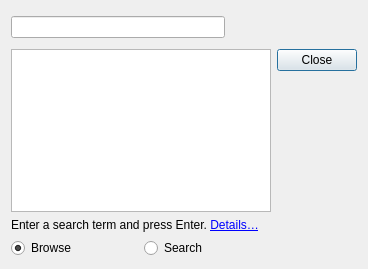
<?xml version="1.0" encoding="UTF-8"?>
<ui version="4.0">
 <class>GoTo</class>
 <widget class="QDialog" name="GoTo">
  <property name="geometry">
   <rect>
    <x>0</x>
    <y>0</y>
    <width>368</width>
    <height>269</height>
   </rect>
  </property>
  <property name="windowTitle">
   <string>Go To…</string>
  </property>
  <layout class="QGridLayout" name="gridLayout">
   <item row="0" column="0">
    <layout class="QHBoxLayout" name="horizontalLayout_2">
     <item>
      <widget class="QLineEdit" name="searchLineEdit"/>
     </item>
     <item>
      <widget class="QPushButton" name="progressButton">
       <property name="sizePolicy">
        <sizepolicy hsizetype="Fixed" vsizetype="Fixed">
         <horstretch>0</horstretch>
         <verstretch>0</verstretch>
        </sizepolicy>
       </property>
       <property name="minimumSize">
        <size>
         <width>32</width>
         <height>32</height>
        </size>
       </property>
       <property name="text">
        <string/>
       </property>
       <property name="iconSize">
        <size>
         <width>32</width>
         <height>32</height>
        </size>
       </property>
       <property name="autoDefault">
        <bool>false</bool>
       </property>
       <property name="flat">
        <bool>true</bool>
       </property>
      </widget>
     </item>
    </layout>
   </item>
   <item row="1" column="0">
    <widget class="QListView" name="bookmarkListView">
     <property name="isWrapping" stdset="0">
      <bool>false</bool>
     </property>
     <property name="wordWrap">
      <bool>true</bool>
     </property>
    </widget>
   </item>
   <item row="1" column="1">
    <widget class="QDialogButtonBox" name="buttonBox">
     <property name="orientation">
      <enum>Qt::Vertical</enum>
     </property>
     <property name="standardButtons">
      <set>QDialogButtonBox::Close</set>
     </property>
    </widget>
   </item>
   <item row="2" column="0">
    <widget class="QLabel" name="descriptionLabel">
     <property name="text">
      <string>Enter a search term and press Enter. &lt;a href=&quot;https://userbase.kde.org/Marble/Search&quot;&gt;Details…&lt;/a&gt;</string>
     </property>
     <property name="wordWrap">
      <bool>true</bool>
     </property>
     <property name="openExternalLinks">
      <bool>true</bool>
     </property>
    </widget>
   </item>
   <item row="3" column="0">
    <layout class="QHBoxLayout" name="horizontalLayout">
     <item>
      <widget class="QRadioButton" name="browseButton">
       <property name="text">
        <string>Browse</string>
       </property>
       <property name="checked">
        <bool>true</bool>
       </property>
      </widget>
     </item>
     <item>
      <widget class="QRadioButton" name="searchButton">
       <property name="text">
        <string>Search</string>
       </property>
      </widget>
     </item>
    </layout>
   </item>
  </layout>
 </widget>
 <resources>
  <include location="libmarble.qrc"/>
  <include location="../marble.qrc"/>
 </resources>
 <connections>
  <connection>
   <sender>buttonBox</sender>
   <signal>accepted()</signal>
   <receiver>GoTo</receiver>
   <slot>accept()</slot>
   <hints>
    <hint type="sourcelabel">
     <x>248</x>
     <y>254</y>
    </hint>
    <hint type="destinationlabel">
     <x>157</x>
     <y>274</y>
    </hint>
   </hints>
  </connection>
  <connection>
   <sender>buttonBox</sender>
   <signal>rejected()</signal>
   <receiver>GoTo</receiver>
   <slot>reject()</slot>
   <hints>
    <hint type="sourcelabel">
     <x>316</x>
     <y>260</y>
    </hint>
    <hint type="destinationlabel">
     <x>286</x>
     <y>274</y>
    </hint>
   </hints>
  </connection>
 </connections>
</ui>
